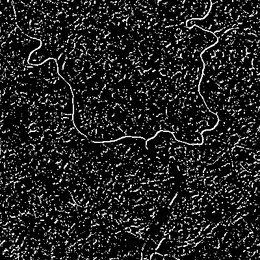
%> input picture apps/geopdem/img/bthriver.jpg, 260 x 260 px, shrunk from 400 x 400 before the run
$ octave --eval "result = localglov2d(imread('../apps/geopdem/img/bthriver.jpg'));"   (GNU Octave 9; MATLAB toolbox functions it lacks are replaced by stand-ins)
%> lines starting %> are read from the running program, lines starting %| are printed output that depends on the picture
### misc/getvarParser.m
%% GETVARPARSER - Return an instance  of the inputParser class.
%
%% Syntax
%       param = GETVARPARSER(p);
%
%% Input
%   p : an instance of the inputParser class.
%
%% Output
%   param : full list of parameters contained in the input Parser structure.
%
%% See also
% Related:
% <CREATEPARSER.html |CREATEPARSER|>,
% <matlab:webpub(whichpath('INPUTPARSER')) |INPUTPARSER|>.

%% Function implementation
function param = getvarParser(p)

% get the variables entered with a 'parse' structure (in p.Results.parse)
param = p.Results.parse;

% fill unexisting fields with other entered values (in p.Results)
fields = fieldnames(p.Results);
for ip=1:numel(fields)
    if ~isfield(param,fields{ip})
        param.(fields{ip}) = p.Results.(fields{ip});
    end
end

% [19 lines of commented-out code are left out]
if param.debug,  param.verb = true;  param.disp = true;  end

if param.debug,
    disp(['in ' p.FunctionName ':']);
    disp(param);
end

end % end of getvarParser


### texture/localglov2d_base.m
%% LOCALGLOV2D_BASE - Base function for LOCALGLOV2D.
%
%% Syntax
%     O = LOCALGLOV2D_BASE(I, feat, res, win, wei, n, sig, mask );
%
%% See also
% Related:
% <LOCALGLCM2D_BASE.html |LOCALGLCM2D_BASE|>,
% <LOCALGLSDV2D_BASE.html |LOCALGLSDV2D_BASE|>.
% Called:
% <../../kernel/html/NEIPOSKERNEL.html |NEIPOSKERNEL|>,
% <../../kernel/html/EUCLIDKERNEL.html |EUCLIDKERNEL|>,
% <matlab:webpub(whichpath('ACCUMARRAY')) |ACCUMARRAY|>.

%% Function implementation
function O = localglov2d_base(I, feat, res, win, wei, n, sig, mask )

warning('localglov2d_base:warning', ...
    'currently computing the entropy feature only');

%%
% parsing parameters

if ~isnumeric(I)
    disp('a matrix is required in input'); return;
end
[M,N,C] = size(I);

%%
% checking: ensure that the window size is odd
if mod(win,2)==0,  win = win + 1;  end
ws = floor(win / 2); % half size window

%%
% dealing with multichannel images

O = zeros(M,N);
if C>1
    for c=1:C
        O(:,:,c) =  localglov2d_base(I(:,:,c), feat, res, win, wei, n, sig, mask );
    end
end

%%
% initializing

if strcmp(n,'global');
    Imin = min(I(:));
    Idelt = max(I(:)) - Imin;
end

%%
% pad the input image
A = padarray(I, [ws ws],'replicate','both');
[X,Y,~] = size(A);

%%
% create the (temp) output image
O = zeros(X,Y);

%%
% indexes
pixindex = reshape(1:X*Y,X,Y);
pixin = reshape(pixindex(ws+1:ws+M,ws+1:ws+N),1,M*N);

%%
% index of neighbour window of analysis
indI = neiposkernel(ws, X);
indI = indI(:);

%%
% initialize the weights
switch wei
    case 'ave'
        W = fspecial('average',win);
    case 'gaus'
        W = fspecial('gaussian',win,sig);
    case 'inv'
        W = euclidkernel([win win], 1, false, true);
        W(ws+1,ws+1) = 1;
        if sig~=1, W = W.^sig; end
end
W = W(:);
W = W / sum(W);

%%
% main computation
W = [0; W; 0];

for in=pixin

    % extract current values in window
    inI = A(indI + in);
    if strcmp(n,'local');
        Imin = min(inI(:));
        Idelt = max(inI(:)) - Imin;
    end
    % quantize
    inI = ceil((res-1) * (inI - Imin) / Idelt + 0.5); % in range [1,nbin]

    %%
    % fast method
    % ensure that the output vector is of size nbin, and not shorter, by
    % padding the greylevels 1 and res with null probability (see W
    % padding above), so that accumarray take them into account in the 1D
    % vector construction
    inI = [1; inI; res];                                               %#ok
    % accumulate using the weights in W to create the 1D vector of size
    % nbin
    pI = accumarray(inI,W);
    % compute the feature
    O(in) =  entropy2(pI(:));

end

O = reshape(O(pixin),M,N);

end % end of localglov2d_base


%% Subfunctions

%--------------------------------------------------------------------------
function E = entropy2(pI)
pI(pI==0) = 1;
E = - sum(pI .* log2(pI));
end % end of entropy2


%--------------------------------------------------------------------------
function H = homogeneity(pI)                                           %#ok
H = sum(pI ./ I);
end % end of homogeneity

### algebra/padarray.m
function b = padarray(varargin)
%PADARRAY Pad an array.
%   B = PADARRAY(A,PADSIZE) pads array A with PADSIZE(k) number of zeros
%   along the k-th dimension of A.  PADSIZE should be a vector of
%   positive integers.
%
%   B = PADARRAY(A,PADSIZE,PADVAL) pads array A with PADVAL (a scalar)
%   instead of with zeros.
%
%   B = PADARRAY(A,PADSIZE,PADVAL,DIRECTION) pads A in the direction
%   specified by the string DIRECTION.  DIRECTION can be one of the
%   following strings.
%
%       String values for DIRECTION
%       'pre'         Pads before the first array element along each
%                     dimension .
%       'post'        Pads after the last array element along each
%                     dimension.
%       'both'        Pads before the first array element and after the
%                     last array element along each dimension.
%
%   By default, DIRECTION is 'post'.
%
%   B = PADARRAY(A,PADSIZE,METHOD,DIRECTION) pads array A using the
%   specified METHOD.  METHOD can be one of these strings:
%
%       String values for METHOD
%       'circular'    Pads with circular repetion of elements.
%       'replicate'   Repeats border elements of A.
%       'symmetric'   Pads array with mirror reflections of itself.
%       'antisymmetric'  Pads array with point reflections of itself
%
%   Class Support
%   -------------
%   When padding with a constant value, A can be numeric or logical.
%   When padding using the 'circular', 'replicate', 'symmetric', or
%   'antisymmetric' methods, A can be of any class.  B is of the same
%   class as A.
%
%   Example
%   -------
%   Add three elements of padding to the beginning of a vector.  The
%   padding elements contain mirror copies of the array.
%
%       b = padarray([1 2 3 4],3,'symmetric','pre')
%
%   Add three elements of padding to the end of the first dimension of
%   the array and two elements of padding to the end of the second
%   dimension.  Use the value of the last array element as the padding
%   value.
%
%       B = padarray([1 2; 3 4],[3 2],'replicate','post')
%
%   Add three elements of padding to each dimension of a
%   three-dimensional array.  Each pad element contains the value 0.
%
%       A = [1 2; 3 4];
%       B = [5 6; 7 8];
%       C = cat(3,A,B)
%       D = padarray(C,[3 3],0,'both')
%
%   See also CIRCSHIFT, IMFILTER.

%   Copyright 1993-2002 The MathWorks, Inc.
%   $Revision: 1.11 $  $Date: 2002/03/15 15:28:49 $
%
%   This function is part of the Image Processing Toolbox.
%   At the Householder Meeting in Peebles, Scotland, May 17--21, 2002,
%   Cleve Moler has given us permission to include this function,
%   and mkconstarray.m, in our toolbox.  We have modified the
%   subfunction ParseInputs.m, to remove some dependencies on
%   other.
%
%   Antisymmetric pad added 2006/02/23 by M. Donatelli

[a, method, padSize, padVal, direction] = ParseInputs(varargin{:});

if isempty(a),% treat empty matrix similar for any method

   if strcmp(direction,'both')
      sizeB = size(a) + 2*padSize;
   else
      sizeB = size(a) + padSize;
   end

   b = mkconstarray(class(a), padVal, sizeB);

else
  switch method
    case 'constant'
        b = ConstantPad(a, padSize, padVal, direction);

    case 'circular'
        b = CircularPad(a, padSize, direction);

    case 'symmetric'
        b = SymmetricPad(a, padSize, direction);

    case 'antisymmetric'
        b = AntisymmetricPad(a, padSize, direction);

    case 'replicate'
        b = ReplicatePad(a, padSize, direction);
  end
end

if (islogical(a))
    b = logical(b);
end

%%%
%%% ConstantPad
%%%
% [29 lines left out: function ConstantPad, not called in this run]


%%%
%%% CircularPad
%%%
% [25 lines left out: function CircularPad, not called in this run]

%%%
%%% SymmetricPad
%%%
% [24 lines left out: function SymmetricPad, not called in this run]

%%%
%%% AntisymmetricPad
%%%
% [36 lines left out: function AntisymmetricPad, not called in this run]

%%%
%%% ReplicatePad
%%%
function b = ReplicatePad(a, padSize, direction)

numDims = numel(padSize);

% Form index vectors to subsasgn input array into output array.
% Also compute the size of the output array.
idx   = cell(1,numDims);
for k = 1:numDims
  M = size(a,k);
  p = padSize(k);
  onesVector = ones(1,p);

  switch direction
    case 'pre'
      idx{k}   = [onesVector 1:M];

    case 'post'
      idx{k}   = [1:M M*onesVector];

    case 'both'
      idx{k}   = [onesVector 1:M M*onesVector];
  end
end
 b = a(idx{:});

%%%
%%% ParseInputs
%%%
function [a, method, padSize, padVal, direction] = ParseInputs(varargin)

% default values
a         = [];
method    = 'constant';
padSize   = [];
padVal    = 0;
direction = 'both';

%checknargin(2,4,nargin,mfilename);

a = varargin{1};

padSize = varargin{2};
%checkinput(padSize, {'double'}, {'real' 'vector' 'nonnan' 'nonnegative' ...
%                    'integer'}, mfilename, 'PADSIZE', 2);

% Preprocess the padding size
if (prod(size(padSize)) < ndims(a))
    padSize           = padSize(:);
    padSize(ndims(a)) = 0;
end

if nargin > 2

    firstStringToProcess = 3;

    if ~ischar(varargin{3})
        % Third input must be pad value.
        padVal = varargin{3};
%        checkinput(padVal, {'numeric' 'logical'}, {'scalar'}, ...
%                   mfilename, 'PADVAL', 3);

        firstStringToProcess = 4;

    end

    for k = firstStringToProcess:nargin
%        validStrings = {'circular' 'replicate' 'symmetric' 'antisymmetric' ...
%                        'pre' 'post' 'both'};
%        string = checkstrs(varargin{k}, validStrings, mfilename, ...
%                           'METHOD or DIRECTION', k);
        string = varargin{k};
        switch string
         case {'circular' 'replicate' 'symmetric' 'antisymmetric'}
          method = string;

         case {'pre' 'post' 'both'}
          direction = string;

         otherwise
          error('Images:padarray:unexpectedError', '%s', ...
                'Unexpected logic error.')
        end
    end
end

% Check the input array type
if strcmp(method,'constant') & ~(isnumeric(a) | islogical(a))
    id = sprintf('Images:%s:badTypeForConstantPadding', mfilename);
    msg1 = sprintf('Function %s expected A (argument 1)',mfilename);
    msg2 = 'to be numeric or logical for constant padding.';
    error(id,'%s\n%s',msg1,msg2);
end

### kernel/neiposkernel.m
%% NEIPOSKERNEL - Inscribed window indexing.
%
%% Description
% Create the kernel containing the index (and also subscript) positions of
% the grid pixels embedded within a square window of given radius within an
% image with given number of rows (I-dimension) relative to the center of
% this window.
%
%% Syntax
%     ind = NEIPOSKERNEL(ws, X);
%     [ind, ix, iy] = NEIPOSKERNEL(ws, X);
%
%% Inputs
% *|ws|* : radius of the square window.
%
% *|X|* : number of rows.
%
%% Outputs
% *|ind|* : index positions relative to the central pixel of the window of
%     radius ws of the pixels contained in this window.
%
% *|ix, iy|* : subscript position relative to the central pixel (nothing else
%     than the outputs of |NDGRID|).
%
%% See also
% Called:
% <matlab:webpub(whichpath('NDGRID')) |NDGRID|>.

%% Function implementation
function [ind, varargout] = neiposkernel(ws, X)

[ix, iy] = ndgrid(-ws:ws);
ind = ix + X*iy;
% ind = ind(:);

if nargout>1,  varargout{1} = ix;
    if nargout>2,  varargout{2} = iy;  end
end

end % end of neiposkernel

### misc/createParser.m
%% CREATEPARSER - Create an instance of the inputParser class.
%
%% Syntax
%       p = CREATEPARSER(fname);
%
%% Input
%   fname : string containing the name of the function where the parser is
%     created.
%
%% Output
%   p : an instance of the inputParser class.
%
%% See also
% Related:
% <GETVARPARSER.html |GETVARPARSER|>,
% <matlab:webpub(whichpath('INPUTPARSER')) |INPUTPARSER|>.

%% Function implementation
function p = createParser(fname)

if ~ischar(fname)
    error('createParser:inputargument',...
        'input argument must a string containing the function name');
end

p = inputParser;   % create an instance of the inputParser class.
% single structure 'parse' passing all the (optional) parameters: always
% present in the parser
p.addParamValue('parse', [], @isstruct);
% additional default options
p.addParamValue('verb', false, @islogical);
p.addParamValue('debug',false, @islogical);
p.addParamValue('disp', false, @islogical);
% name of the function
p.FunctionName = fname;
p.CaseSensitive = true;

end % end of createParser

### kernel/euclidkernel.m
%% EUCLIDKERNEL - Euclidean distance weighted kernel.
%
%% Description
% Create a kernel spatially weighted with the (posibly inverse) Euclidean
% distance to a point (typically, belonging to the kernel) this is equivalent
% to a 'moving-window' style matrix with distance to centroid cell weighted.
%
%% Syntax
%       W = EUCLIDKERNEL([wsx wsy]);
%       W = EUCLIDKERNEL([wsx wsy cind], [dy dx], norm, inverse );
%       W = EUCLIDKERNEL([wsx wsy cx cy], [dy dx], norm, inverse );
%
%% Inputs
% *|wsx, wsy|* : vector of the (X,Y) dimension of the kernel window.
%
% *|cind|* or *|cx, cy|* : coordinates (passed as an integer >=1 matrix location
%     index or a couple of real >=0 (X,Y) position values) of the centroid
%     of the kernel, ie. the point to which Euclidean distances are computed;
%     note that this point can also be set outside the kernel, however in the
%     case it is passed as an index, it is not garanteed that it will be
%     positioned as desired (no domain information is available); in the case
%     the coordinates of the centroid are not passed, it is set to a central
%     position of the kernel (with some arbitrary when the kernel dimensions
%     are even).
%
% *|d|* : vector |[dy dx]| of the cellspacing in (X,Y) direction (typically,
%     |d=1|); default: |d=1|.
%
% *|norm|* : logical flag specifying if the weight matrix is to be normalized;
%     default: |norm=false|.
%
% *|inverse|* : logical flag setting if the inverse of the euclidean distance
%     is to be computed or not; default: |inverse=false|, ie. the weights
%     are given by the Euclidean distance.
%
%% Output
% *|W|* : matrix with weights for every cell except center; weights are the
%     (inverse of the) Euclidean distance to the center cell; center cell
%     weight is 0.
%
%% See also
% Related:
% <DIRGAUSSKERNEL.html |DIRGAUSSKERNEL|>,
% <GAUSSKERNEL.html |GAUSSKERNEL|>,
% <HOURGLASSKERNEL.html |HOURGLASSKERNEL|>.
% Called:
% <matlab:web(whichpath('MESHGRID')) |MESHGRID|>.

%% Function implementation
function W = euclidkernel(ws, d, n, inv)

%%
% parsing parameters

error(nargchk(1, 4, nargin, 'struct'));

% we allow for a variable number of entries
if nargin<4,  inv = false;
    if nargin<3,  n = false;
        if nargin<2,  d = 1;  end
    end
end

%%
% setting parameters

if length(ws)<=2
    if length(ws)==1, ws = [ws ws];  end
    % if mod(ws(1),2)==0,  ws(1) = ws(1)+1;  end
    % if mod(ws(2),2)==0,  ws(2) = ws(2)+1;  end
    cx = ceil(ws(1)/2); cy = ceil(ws(2)/2);

elseif length(ws)==3
    [cx cy] = ind2sub([ws(1) ws(2)], ws(3));

elseif length(ws)==4
    cx = ws(3); cy = ws(4);

else
    error('euclidkernel:inputerror',...
        'input dimension vector ws must be of dimension >=2 and <=4');

end

if cx>ws(1) || cy>ws(2)
    warning('euclidkernel:inputwarning',...
        'centroid outside kernel: its position may be different than what expected');
end

if length(d)==1
    d = [d d];

elseif length(d)~=2
    error('euclidkernel:inputerror',...
        'input cellspacing vector must be of dimension <=2');
end

%%
% create a meshgrid centered around the passed centroid
[X,Y] = meshgrid(-cy+1:1:ws(2)-cy,-cx+1:1:ws(1)-cx);
X = X * d(2);
Y = Y * d(1);
W = sqrt(X.^2 + Y.^2);

%%
% inverse the weights
if inv
   W(cx,cy) = 1; %set center to 1 to avoid division by zero error
   W = 1./W; % get inverse distance
   W(cx,cy) = 0; %set center weight to zero
end

%%
% normalize
if n
    s = sum(W(:));
    if s~=0,   W = W ./ s;  end
end

end % end of euclidkernel

### texture/localglov2d.m
%% LOCALGLOV2D - Textural features based on the Grey Level Occurrence Vector.
%
%% Description
% Compute local textural features using the 1D histograms of univariate
% distribution of greylevels as defined in Grey Level Occurrence Vector (GLOV)
% approach of [GTY02,GTY03].
%
%% Syntax
%     O = LOCALGLOV2D(I);
%     O = LOCALGLOV2D(I, 'Property', propertyvalue, ...);
%
%% Inputs
% *|I|* : input image with dimension |C|, possibly multispectral (|C>1| bands).
%
%% Property [propertyname  propertyvalues]
% See function |LOCALGLCM2D| for property names and property values.
% Note that |'dcar'| and |'dpol'| are irrelevant for the GLOV approach.
%
%% Output
% *|O|* : GLOV-based features.
%
%% References
% [GTY02]  J. Grazzini, A. Turiel, and H. Yahia: "Entropy estimation and
%      multiscale processing in meteorological satellite images", Proc. of
%      ICPR, vol. 3, pp: 764-768, 2002.
%      <http://ieeexplore.ieee.org/xpls/abs_all.jsp?arnumber=1048103>
%
% [GTY03]  J. Grazzini, A. Turiel, and H. Yahia: "Analysis and comparison
%      of functional dependencies of multiscale textural features on
%      monospectral infrared images", Proc. of IGARSS, vol. 3, pp: 2045-2047,
%      2003.
%      <http://ieeexplore.ieee.org/xpls/abs_all.jsp?arnumber=1294334>
%
%% See also
% <LOCALGLCM2D_BASE.html |LOCALGLCM2D_BASE|>,
% <LOCALGLSDV2D.html |LOCALGLSDV2D|>.
% Called:
% <LOCALGLOV2D_BASE.html |LOCALGLOV2D_BASE|>.

%% Function implementation
function O = localglov2d(I, varargin)

%%
% parsing parameters

if ~isnumeric(I)
    disp('a matrix is required in input'); return;
end

% Optional parameters
p = createParser('LOCALGLOV2D');   % create an instance of the inputParser class.
% mandatory (required) variables
%p.addRequired('I', @isnumeric);
p.addParamValue('res', 64, @(x)isscalar(x) && x>=0);
p.addParamValue('win', [], @(x)isscalar(x) && x>=1);
p.addParamValue('wei', 'inv', @(x)ischar(x) && ...
    any(strcmpi(x,{'gaus','ave','inv'})));
p.addParamValue('n', 'global', @(x)ischar(x) && ...
    any(strcmpi(x,{'local','global'})));
p.addParamValue('sig', 2., @(x)isscalar(x) && x>0.1 && x<10);
p.addParamValue('mask', [], @(x)isnumeric(x) && all(x>=0));
p.addParamValue('feat', [], @(x)isnumeric(x));

% parse and validate all input arguments
p.parse(varargin{:});
p = getvarParser(p);

%%
% checking

if strcmp(p.wei,'gaus')
    if ~isempty(p.sig) && isempty(p.win)
        p.win = 6*p.sig + 1;
    end
elseif isempty(p.win)
    p.win = 7;
end

% ensure that the window size is odd
if ~isempty(p.win) && mod(p.win,2) == 0
    p.win = p.win + 1;
end

%%
% main computation

O = localglov2d_base(I, p.feat, p.res, p.win, p.wei, p.n, p.sig, p.mask );
%> in localglov2d_base, `Imin = min(I(:));`: Imin = 0
%> in localglov2d_base, `Idelt = max(I(:)) - Imin;`: Idelt = 255
%> in ParseInputs, a is the input picture: size 260x260 uint8; min 0, max 255, mean 33.9
%> in ParseInputs, `padSize = varargin{2};`: padSize = [3 3]
%> the loop in ParseInputs, `for k = firstStringToProcess:nargin` made 2 passes
%> (string, method) on pass 1: ('replicate', 'replicate')
%> in padarray, `[a, method, padSize, padVal, direction] = ParseInputs(varargin{:});`: method = 'replicate'; padSize = [3 3]; padVal = 0; direction = 'both'
%> the loop in ReplicatePad, `for k = 1:numDims` made 2 passes
%> p on passes 1 to 2: 3, 3
%> after the loop in ReplicatePad, `for k = 1:numDims`: idx = 2 items
%> in ReplicatePad, `b = a(idx{:});`:
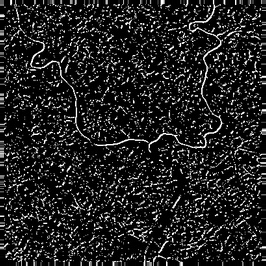
%> b: size 266x266 uint8; min 0, max 255, mean 34
%> the loop in localglov2d_base, `for in=pixin` made 67600 passes
%> E in entropy2 on passes 1 to 3: 0.929, 0.949, 0.991
%> after the loop in localglov2d_base, `for in=pixin`:
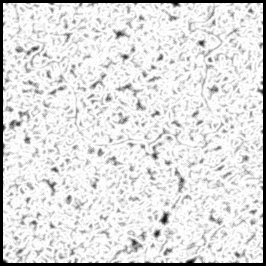
%> O: size 266x266 double; min -9.61e-16, max 1, mean 0.871; drawn with min black and max white
%> in localglov2d_base, `O = reshape(O(pixin),M,N);`:
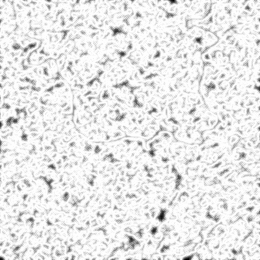
%> O: size 260x260 double; min -9.61e-16, max 1, mean 0.912; drawn with min black and max white

end % end of localglov2d
